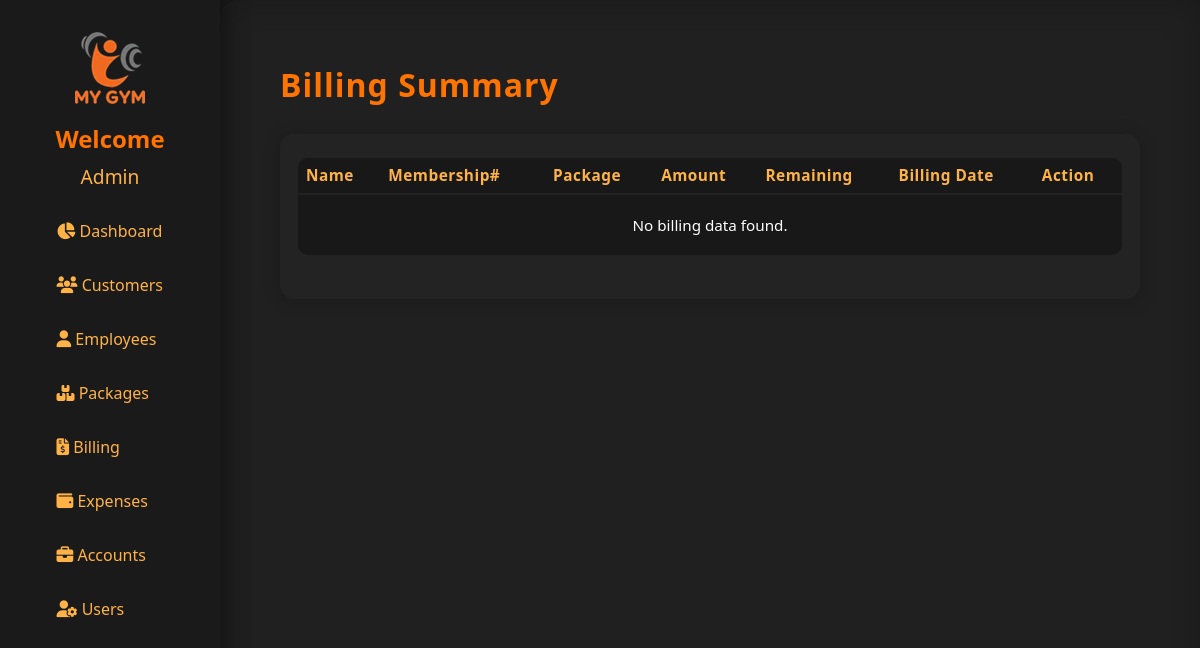
Page /billing (signed in) on the earlier database version.
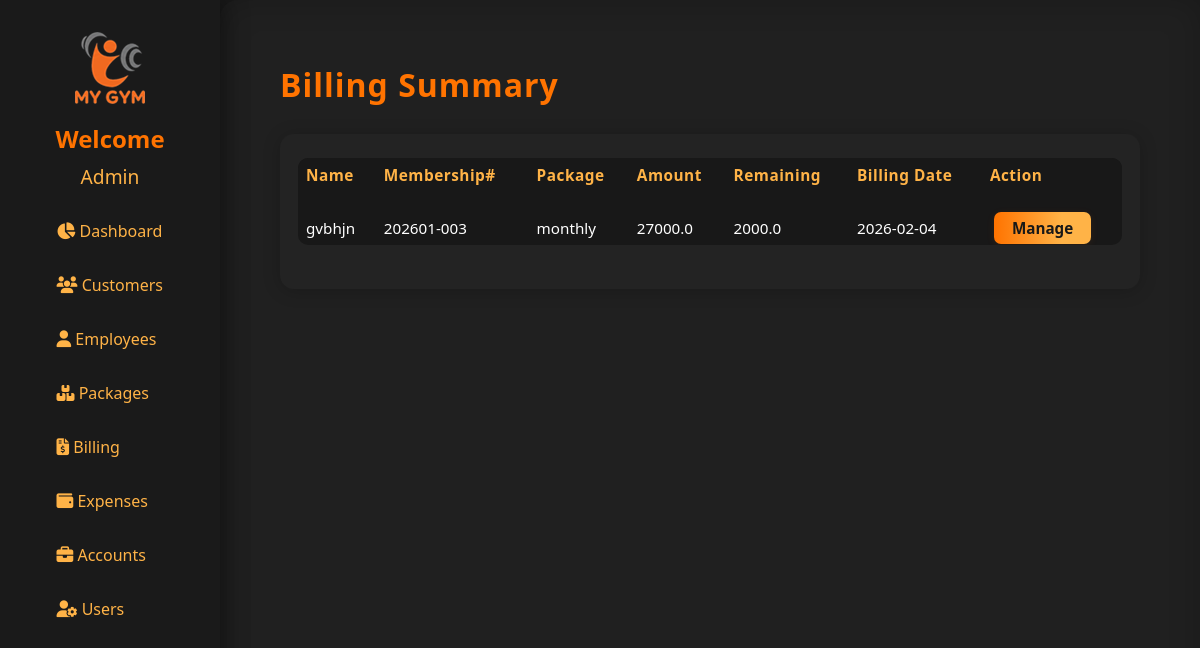
Same page on the later database version.
### models.py (models this page shows)
class Customer(db.Model):
    id = db.Column(db.Integer, primary_key=True)
    membership_no = db.Column(db.String(20), unique=True)
    admission_date = db.Column(db.Date)
    type = db.Column(db.String(32))
    package_id = db.Column(db.Integer, db.ForeignKey('packages.id'))
    status = db.Column(db.String(20), default="Not Paid")
    billing_date = db.Column(db.Date)
    name = db.Column(db.String(120), nullable=False)
    email = db.Column(db.String(120))
    father_or_husband = db.Column(db.String(120))
    cnic = db.Column(db.String(20))
    gender = db.Column(db.String(20))
    marital_status = db.Column(db.String(20))
    blood_group = db.Column(db.String(10))
    dob = db.Column(db.Date)
    height = db.Column(db.Float)
    weight = db.Column(db.Float)
    waist = db.Column(db.Float)
    profession = db.Column(db.String(120))
    nationality = db.Column(db.String(50))
    address = db.Column(db.String(200))
    phone = db.Column(db.String(30))
    emergency_contact = db.Column(db.String(30))
    package = db.Column(db.String(50))
    personal_training_time = db.Column(db.String(50))
    trainer = db.Column(db.String(50))
    bmi_test = db.Column(db.String(10))  # 'Yes' or 'No'
    bmi_value = db.Column(db.Float)
    illnesses = db.Column(db.String(200))
    illness_other = db.Column(db.String(100))
    join_reasons = db.Column(db.String(200))
    terms_accepted = db.Column(db.Boolean, default=False)
    thumb_id = db.Column(db.String(100))
    invoices = db.relationship('Invoice', backref='customer', cascade="all, delete-orphan")
    billings = db.relationship('Billing', backref='customer', primaryjoin="Customer.cnic == foreign(Billing.customer_cnic)", cascade="all, delete-orphan")
    billing_histories = db.relationship('BillingHistory', backref='customer', primaryjoin="Customer.cnic == foreign(BillingHistory.customer_cnic)", cascade="all, delete-orphan")

class Packages(db.Model):
    id = db.Column(db.Integer, primary_key=True)
    package_name = db.Column(db.String(100), nullable=False)
    package_type = db.Column(db.String(50), nullable=False)  # e.g., 'Individual' or 'Personal'
    package_duration = db.Column(db.String(50), nullable=False)  # e.g., '1 Month', '6 Months'
    package_price = db.Column(db.Float, nullable=False)
    registration_fees = db.Column(db.Float, nullable=False)

class Billing(db.Model):
    id = db.Column(db.Integer, primary_key=True)
    customer_name = db.Column(db.String(120), nullable=False)
    membership_no = db.Column(db.String(20), nullable=False)
    customer_cnic = db.Column(db.String(20), nullable=False)
    paid_to_be_amount = db.Column(db.Float, nullable=False)
    paid_amount = db.Column(db.Float, nullable=False)
    remaining_amount = db.Column(db.Float, nullable=False)
    payment_collected_by = db.Column(db.String(100), nullable=False)   # Employee name or ID
    payment_date = db.Column(db.DateTime, default=datetime.utcnow, nullable=False)
    payment_method = db.Column(db.String(50), nullable=False)
    transaction_id = db.Column(db.String(50), nullable=True)

### app.py (the view)
@app.route('/billing')
@login_required
def billing():
    billed_cnic = db.session.query(Billing.customer_cnic).distinct()
    billed_membership = db.session.query(Billing.membership_no).distinct()
    customers = Customer.query.filter(
        (Customer.cnic.in_(billed_cnic)) | (Customer.membership_no.in_(billed_membership))
    ).all()
    packages = Packages.query.all()
    packages_dict = {p.id: p for p in packages}
    billing_dict = {}
    for c in customers:
        billing = Billing.query.filter_by(customer_cnic=c.cnic).order_by(Billing.payment_date.desc()).first()
        billing_dict[c.cnic] = billing.remaining_amount if billing else 0
    return render_template(
        'billing.html',
        customers=customers,
        packages_dict=packages_dict,
        billing_dict=billing_dict
    )

### app.py (called while the page is built)
@login_manager.user_loader
def load_user(user_id):
    return db.session.get(User, int(user_id))

### templates/billing.html (shortened to what this page needs)
{% extends "base.html" %}
{% block content %}
<h1 style="color:#ff7300; letter-spacing:1px; margin-bottom: 28px;">Billing Summary</h1>
<div class="customers-table-wrap">
    <table class="customers-table">
        <thead>
            <tr>
                <th>Name</th>
                <th>Membership#</th>
                <th>Package</th>
                <th>Amount</th>
                <th>Remaining</th>
                <th>Billing Date</th>
                <th>Action</th>
            </tr>
        </thead>
        <tbody class="customers-table-body">
{% for c in customers %}
<tr {% if loop.first %}style="border-top: 18px solid transparent;"{% endif %}>
    <td>
        {% if c.name and c.name|length > 20 %}
            <span title="{{ c.name }}">{{ c.name[:20] }}&hellip;</span>
        {% else %}
            {{ c.name }}
        {% endif %}
    </td>
    <td>{{ c.membership_no }}</td>
    <td>
        {% set pkg = packages_dict.get(c.package_id) %}
        {{ pkg.package_name if pkg else '' }}
    </td>
    <td>
        {% if pkg %}
            {{ (pkg.package_price|float + pkg.registration_fees|float)|round(2) }}
        {% else %}
            N/A
        {% endif %}
    </td>
    <td>{{ billing_dict.get(c.cnic, 0) }}</td>
    <td>{{ c.billing_date.strftime('%Y-%m-%d') if c.billing_date else 'N/A' }}</td>
    <td>
        <a href="{{ url_for('billing_history', cnic=c.cnic) }}" class="manage-btn">Manage</a>
    </td>
</tr>
{% else %}
<tr>
    <td colspan="7" style="text-align:center; padding:20px;">No billing data found.</td>
</tr>
{% endfor %}
</tbody>
    </table>
</div>
{% endblock %}

Differences in the rows shown:
added Customer: name "gvbhjn", membership_no "202601-003", get "2000.0", billing_date "2026-02-04"
added Packages: package_name "monthly", package_price+registration_fees "27000.0"
Other differences:
text no longer shown: "No billing data found."
